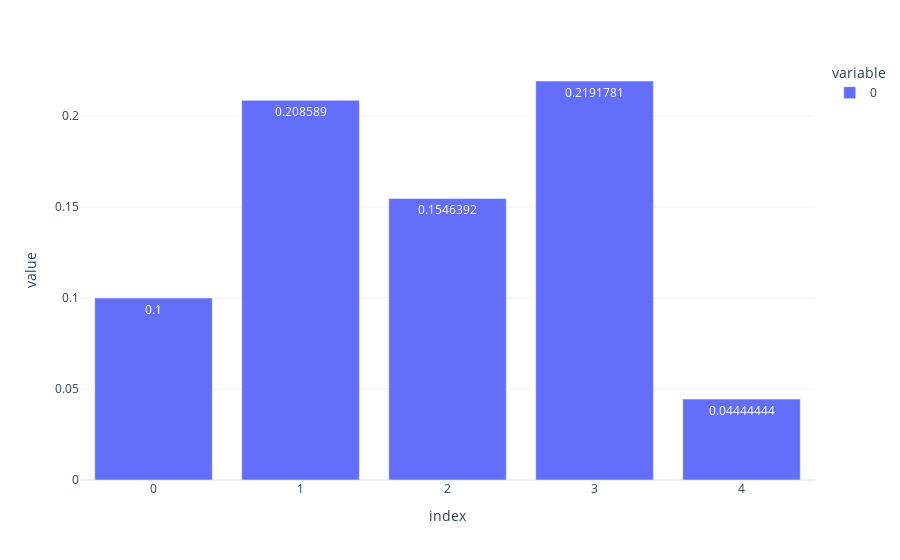

Notebook source saved alongside this figure:
### Markdown cell above
# Next

### Code cell
save_models = []

# sm = SMOTE(random_state=42, sampling_strategy=0.5)


def xval_function(X, xval, metric, with_class_weights=False):

    xval_object = xval(n_splits=5)
    result = []
    for i, (train_index, test_index) in enumerate(xval_object.split(X.drop(columns="target"), X["target"])):
        # Purge
        # max_index = test_index.max() + 1
        # min_index = test_index.min() - 1
        # train_index = train_index[(train_index > max_index) | (train_index < min_index)]

        X_train = X.drop(columns="target").iloc[train_index]
        X_test = X.drop(columns="target").iloc[test_index]
        y_train = X[["target"]].iloc[train_index]
        y_test = X[["target"]].iloc[test_index]

        print(
            f"ratio fold {i} for train: {round(y_train.sum() / y_train.shape[0], 2).iloc[0]} and for test: {round(y_test.sum() / y_test.shape[0], 2).iloc[0]}"
        )

        if with_class_weights:
            model = DecisionTreeClassifier(class_weight={0: 1, 1: 10})
        else:
            model = DecisionTreeClassifier()
        model.fit(X_train, y_train)
        save_models.append(model)
        preds = model.predict(X_test)
        result.append(metric(y_test, preds))
    return result


data = 

distribution_xval = xval_function(data, StratifiedKFold, f1_score, with_class_weights=False)
display(px.bar(distribution_xval, text_auto=True))
print(f"f1_score : {np.mean(distribution_xval)}")

### Figure 1 — Plotly figure (JSON) as saved in the notebook; plotly's stock layout.template omitted (floating-point values rounded to 4 significant figures)
{"data": [{"alignmentgroup": "True", "hovertemplate": "variable=0<br>index=%{x}<br>value=%{y}<extra></extra>", "legendgroup": "0", "marker": {"color": "#636efa", "pattern": {"shape": ""}}, "name": "0", "offsetgroup": "0", "orientation": "v", "showlegend": true, "textposition": "auto", "texttemplate": "%{y}", "type": "bar", "x": [0, 1, 2, 3, 4], "xaxis": "x", "y": [0.1, 0.2086, 0.1546, 0.2192, 0.04444], "yaxis": "y"}], "layout": {"autosize": true, "barmode": "relative", "legend": {"title": {"text": "variable"}, "tracegroupgap": 0}, "margin": {"t": 60}, "xaxis": {"anchor": "y", "autorange": true, "domain": [0, 1], "range": [-0.5, 4.5], "title": {"text": "index"}, "type": "linear"}, "yaxis": {"anchor": "x", "autorange": true, "domain": [0, 1], "range": [0, 0.2307], "title": {"text": "value"}, "type": "linear"}}}
